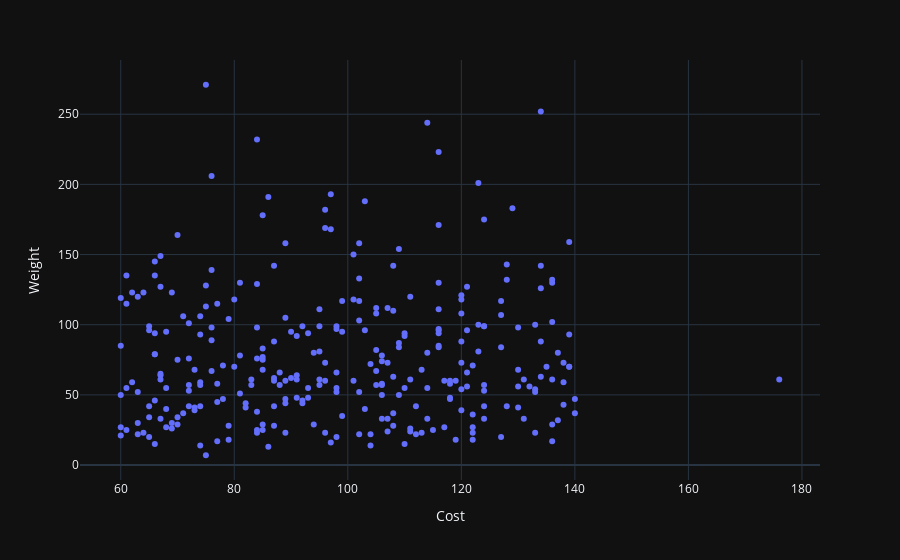

The cell this chart's notebook holds for it:
### Code cell
px.scatter(economy_df, x='Cost', y='Weight', template='plotly_dark')

### Figure 1 — Plotly figure (JSON) as saved in the notebook; plotly's stock layout.template omitted (floating-point values rounded to 4 significant figures; data arrays with more than 128 entries replaced by an {"elided": "..."} marker saying what was removed)
{"data": [{"hovertemplate": "Cost=%{x}<br>Weight=%{y}<extra></extra>", "legendgroup": "", "marker": {"color": "#636efa", "symbol": "circle"}, "mode": "markers", "name": "", "orientation": "v", "showlegend": false, "type": "scatter", "x": {"elided": "297 int values"}, "xaxis": "x", "y": {"elided": "297 int values"}, "yaxis": "y"}], "layout": {"legend": {"tracegroupgap": 0}, "margin": {"t": 60}, "xaxis": {"anchor": "y", "domain": [0, 1], "title": {"text": "Cost"}}, "yaxis": {"anchor": "x", "domain": [0, 1], "title": {"text": "Weight"}}}}
